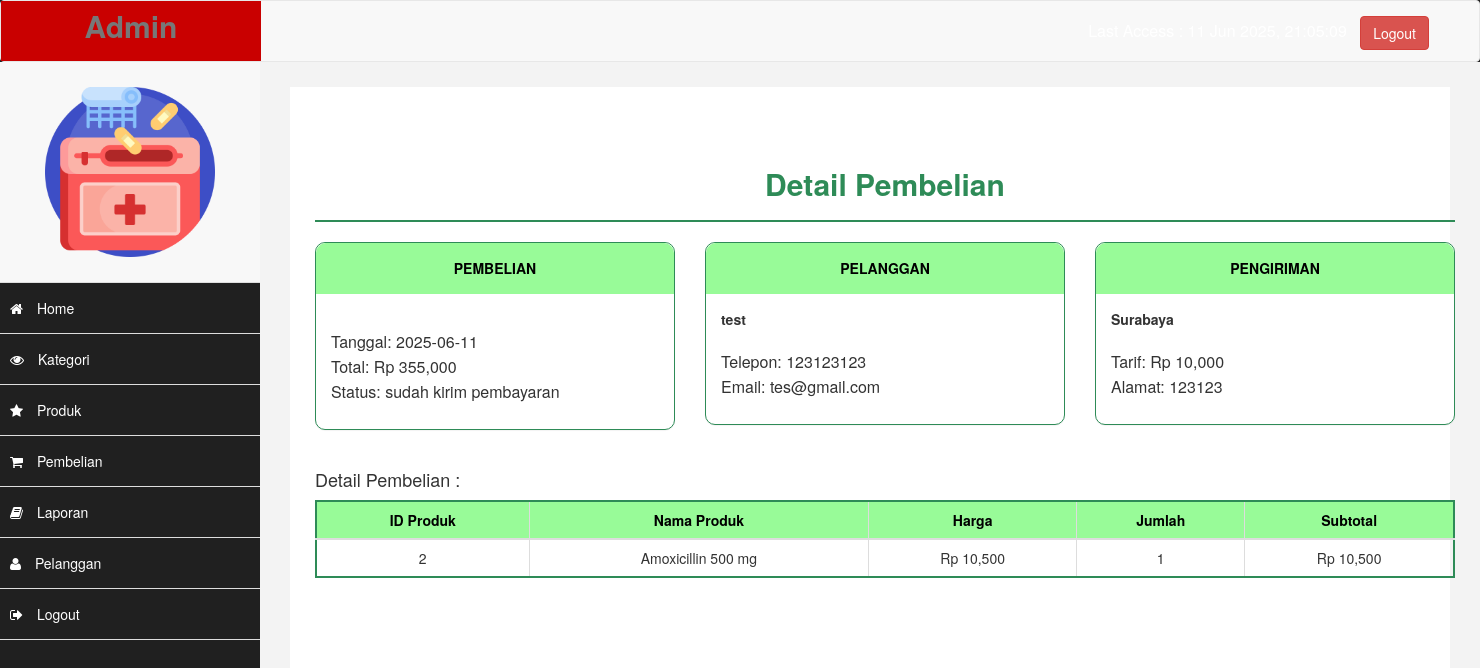
/admin/index.php?halaman=detail&id=2 (signed in), run on the app's committed database.
### tables this page shows
CREATE TABLE `pembelian` (
  `id_pembelian` int(11) NOT NULL,
  `id_pelanggan` int(11) NOT NULL,
  `id_ongkir` int(11) NOT NULL,
  `tanggal_pembelian` date NOT NULL,
  `total_pembelian` int(11) NOT NULL,
  `nama_kota` varchar(100) NOT NULL,
  `tarif` int(11) NOT NULL,
  `alamat_pengiriman` text NOT NULL,
  `status_pembelian` varchar(100) NOT NULL DEFAULT 'pending',
  `resi_pengiriman` varchar(50) NOT NULL
);

CREATE TABLE `pelanggan` (
  `id_pelanggan` int(11) NOT NULL,
  `email_pelanggan` varchar(100) NOT NULL,
  `password_pelanggan` varchar(50) NOT NULL,
  `nama_pelanggan` varchar(100) NOT NULL,
  `telepon_pelanggan` varchar(25) NOT NULL,
  `alamat_pelanggan` text NOT NULL
);

CREATE TABLE `pembelian_produk` (
  `id_pembelian_produk` int(11) NOT NULL,
  `id_pembelian` int(11) NOT NULL,
  `id_produk` int(11) NOT NULL,
  `jumlah` int(11) NOT NULL
);

CREATE TABLE `produk` (
  `id_produk` int(11) NOT NULL,
  `id_kategori` int(5) NOT NULL,
  `nama_produk` varchar(100) NOT NULL,
  `harga_produk` int(11) NOT NULL,
  `berat_produk` int(11) NOT NULL,
  `foto_produk` varchar(100) NOT NULL,
  `deskripsi_produk` text NOT NULL
);

### admin/detail.php (the view, shortened to what this page needs)
<?php
$koneksi = new mysqli("localhost", "root", "", "toko_kesehatan");
?>
<!DOCTYPE html>
<html>
<head>
    <link rel="stylesheet" href="admin/assets/css/bootstrap.css">
</head>
<body>
<div class="container">
    <h2>Detail Pembelian</h2>
    <hr>
    <?php
    $ambil = $koneksi->query("SELECT * FROM pembelian
        JOIN pelanggan ON pembelian.id_pelanggan = pelanggan.id_pelanggan
        WHERE pembelian.id_pembelian = '$_GET[id]'");
    $detail = $ambil->fetch_assoc();
    ?>
    <div class="row">
        <div class="col-md-4">
            <div class="panel">
                <div class="panel-heading">PEMBELIAN</div>
                <div class="panel-body">
                    <p>
                        Tanggal: <?php echo $detail['tanggal_pembelian']; ?> <br>
                        Total: Rp <?php echo number_format($detail['total_pembelian']); ?><br>
                        Status: <?php echo $detail['status_pembelian']; ?>
                    </p>
                </div>
            </div>
        </div>
        <div class="col-md-4">
            <div class="panel">
                <div class="panel-heading">PELANGGAN</div>
                <div class="panel-body">
                    <strong><?php echo $detail['nama_pelanggan']; ?></strong> <br>
                    <p>
                        Telepon: <?php echo $detail['telepon_pelanggan']; ?> <br>
                        Email: <?php echo $detail['email_pelanggan']; ?>
                    </p>
                </div>
            </div>
        </div>
        <div class="col-md-4">
            <div class="panel">
                <div class="panel-heading">PENGIRIMAN</div>
                <div class="panel-body">
                    <strong><?php echo $detail["nama_kota"]; ?></strong><br>
                    <p>
                        Tarif: Rp <?php echo number_format($detail["tarif"]); ?><br>
                        Alamat: <?php echo $detail["alamat_pengiriman"]; ?>
                    </p>
                </div>
            </div>
        </div>
    </div>
    <h4>Detail Pembelian :</h4>
    <table class="table table-bordered">
        <thead>
            <tr>
                <th>ID Produk</th>
                <th>Nama Produk</th>
                <th>Harga</th>
                <th>Jumlah</th>
                <th>Subtotal</th>
            </tr>
        </thead>
        <tbody>
            <?php
            $ambil = $koneksi->query("SELECT * FROM pembelian_produk
                JOIN produk ON pembelian_produk.id_produk = produk.id_produk
                WHERE pembelian_produk.id_pembelian = '$_GET[id]'");
            while ($pecah = $ambil->fetch_assoc()) {
            ?>
            <tr>
                <td><?php echo $pecah['id_produk']; ?></td>
                <td><?php echo $pecah['nama_produk']; ?></td>
                <td>Rp <?php echo number_format($pecah['harga_produk']); ?></td>
                <td><?php echo $pecah['jumlah']; ?></td>
                <td>Rp <?php echo number_format($pecah['harga_produk'] * $pecah['jumlah']); ?></td>
            </tr>
            <?php } ?>
        </tbody>
    </table>
</div>
</body>
</html>

### admin/index.php (shortened to what this page needs)
<!DOCTYPE html>
<html xmlns="http://www.w3.org/1999/xhtml">
<head>
    <link href="assets/css/bootstrap.css" rel="stylesheet" />
    <link href="assets/css/font-awesome.css" rel="stylesheet" />
    <link href="assets/js/morris/morris-0.4.3.min.css" rel="stylesheet" />
    <link href="assets/css/custom.css" rel="stylesheet" />
</head>
<body>
    <div id="wrapper">
        <nav class="navbar navbar-default navbar-cls-top " role="navigation" style="margin-bottom: 0">
            <div class="navbar-header">
                <a class="navbar-brand" href="index.php">Admin</a>
            </div>
  <div style="color: white;
padding: 15px 50px 5px 50px;
float: right;
font-size: 16px;"> Last Access : <?php date_default_timezone_set('Asia/Jakarta'); echo date("d M Y, H:i:s") ?> &nbsp; <a href="index.php?halaman=logout" class="btn btn-danger square-btn-adjust">Logout</a> </div>
        </nav>
                <nav class="navbar-default navbar-side" role="navigation">
            <div class="sidebar-collapse">
                <ul class="nav" id="main-menu">
                <li class="text-center">
                    <img src="../first-aid-kit.png" class="user-image img-responsive"/>
                    </li>
                     <li><a href="index.php"><i class="fa fa-home"></i> Home</a></li>
                     <li><a href="index.php?halaman=kategori"><i class="fa fa-eye"></i> Kategori</a></li>
                     <li><a href="index.php?halaman=produk"><i class="fa fa-star"></i> Produk</a></li>
                     <li><a href="index.php?halaman=pembelian"><i class="fa fa-shopping-cart"></i> Pembelian</a>
                     <li><a href="index.php?halaman=laporan_pembelian"><i class="fa fa-book"></i> Laporan</a>
                     <li><a href="index.php?halaman=pelanggan"><i class="fa fa-user"></i> Pelanggan</a></li>
                     <li><a href="index.php?halaman=logout"><i class="fa fa-sign-out"></i> Logout</a></li>
                </ul>
            </div>
        </nav>
        <div id="page-wrapper" >
            <div id="page-inner">
                <?php
                if (isset($_GET['halaman']))
                {
                    if ($_GET['halaman']=="produk")
                    {
                        include 'produk.php';
                    }
                    elseif ($_GET['halaman']=="pembelian")
                    {
                        include 'pembelian.php';
                    }
                    elseif ($_GET['halaman']=="pelanggan")
                    {
                        include 'pelanggan.php';
                    }
                    elseif ($_GET['halaman']=="detail")
                    {
                        include 'detail.php';
                    }
                    elseif ($_GET['halaman']=="tambahproduk")
                    {
                        include 'tambahproduk.php';
                    }
                    elseif ($_GET['halaman']=="hapusproduk")
                    {
                        include 'hapusproduk.php';
                    }
                    elseif ($_GET['halaman']=="ubahproduk")
                    {
                        include 'ubahproduk.php';
                    }
                    elseif ($_GET['halaman']=="logout")
                    {
                        include 'logout.php';
                    }
                    elseif ($_GET['halaman']=="hapuspelanggan")
                    {
                        include 'hapuspelanggan.php';
                    }
                    elseif ($_GET['halaman']=="pembayaran")
                    {
                        include 'pembayaran.php';
                    }
                    elseif ($_GET['halaman']=="laporan_pembelian")
                    {
                        include 'laporan_pembelian.php';
                    }
                    elseif ($_GET['halaman']=="kategori")
                    {
                        include 'kategori.php';
                    }
                    elseif ($_GET['halaman']=="tambahkategori")
                    {
                        include 'tambahkategori.php';
                    }
                    elseif ($_GET['halaman']=="hapuskategori")
                    {
                        include 'hapuskategori.php';
                    }
                    elseif ($_GET['halaman']=="ubahkategori")
                    {
                        include 'ubahkategori.php';
                    }
                }
                else
                {
                    include 'home.php';
                }
                ?>
            </div>
            </div>
        </div>
</body>
</html>

### admin/assets/css/custom.css (style rules this page uses)
body { font-family: 'Open Sans', sans-serif; }
#wrapper { width: 100%; background:#202020; }
#page-wrapper { padding: 15px 15px; min-height: 600px; background:#F3F3F3; }
#page-inner { width:100%; margin:10px 20px 10px 0px; background-color:#fff!important; padding:10px; min-height:1200px; }
.text-center { text-align:center; }
h2 { color: #f00; }
h4 { padding-top:10px; }
.square-btn-adjust { border: 0px solid transparent; -webkit-border-radius: 0px; -moz-border-radius: 0px; border-radius: 0px; }
p { font-size:16px; line-height:25px; padding-top:20px; }
.user-image { margin: 25px auto; -webkit-border-radius: 10px; -moz-border-radius: 10px; border-radius: 10px; max-height:170px; max-width:170px; }
.navbar-cls-top .navbar-brand { color: #fff; background: #C90000; width: 260px; text-align: center; height: 60px; font-size: 30px; font-weight: 700; }
.sidebar-collapse , .sidebar-collapse .nav { background:none; }
.sidebar-collapse .nav { padding:0; }
.sidebar-collapse .nav > li > a { color:#fff; background:#202020; text-shadow:none; }
.sidebar-collapse > .nav > li > a { padding:15px 10px; }
.sidebar-collapse > .nav > li { border-bottom: 1px solid rgba(107, 108, 109, 0.19); }
.navbar-side { border:none; background-color: #202020; }
.navbar-cls-top { background:#4D4D4D; border-bottom:none; }
.navbar-default { border:0px solid black; }
.navbar-header { background: #A70303; }
.nav > li > a > i { margin-right:10px; }
@media (min-width:768px) { #page-wrapper { margin: 0 0 0 260px; padding: 15px 30px; min-height: 1200px; } }
@media (min-width:768px) { .navbar-side { z-index: 1; position: absolute; width: 260px; } }
@media (min-width:768px) { .navbar { border-radius: 0px; } }

### admin/detail.php (style rules this page uses)
body { background-color: #f0f8ff; }
.container { margin-top: 50px; }
h2 { text-align: center; font-weight: bold; color: #2E8B57; }
hr { border-top: 2px solid #2E8B57; }
.panel { border-radius: 10px; border: 1px solid #2E8B57; }
.panel-heading { background-color: #98FB98; color: black; font-weight: bold; text-align: center; padding: 15px; border-radius: 10px 10px 0 0; }
.table-bordered { border: 2px solid #2E8B57; }
.table thead { background-color: #98FB98; color: black; font-weight: bold; }
.table-bordered td, .table-bordered th { text-align: center; vertical-align: middle; }

### data on the page
pembelian: tanggal_pembelian "2025-06-11", total_pembelian "355,000", status_pembelian "sudah kirim pembayaran", id_pelanggan.nama_pelanggan "test", id_pelanggan.telepon_pelanggan "123123123", id_pelanggan.email_pelanggan "tes@gmail.com", nama_kota "Surabaya", tarif "10,000", alamat_pengiriman "123123"
pembelian_produk: id_produk.id_produk "2", id_produk.nama_produk "Amoxicillin 500 mg", id_produk.harga_produk "10,500", jumlah "1", $pecah['harga_produk'] * $pecah['jumlah'] "10,500"
